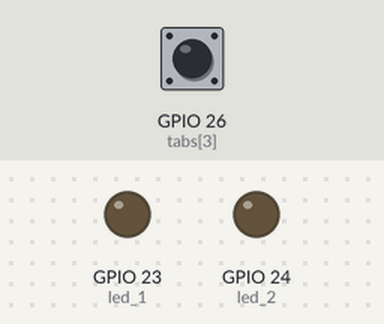
Recording of a program running on a simulated Raspberry Pi (BCM pin numbers). Parts: output pins drawn as LEDs (lit = HIGH). The test bench sets the inputs (shaded band); at power-on: GPIO 26 (tabs[3]) HIGH.

Above: at 1.2 s.
1.3 s: GPIO 26 (tabs[3]) pulled LOW for 0.15 s
At 2.1 s:
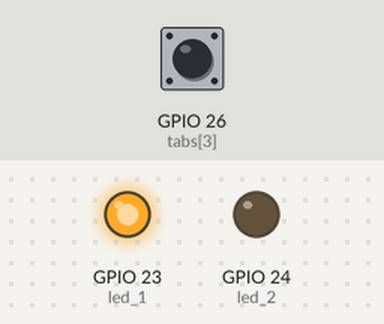
3.8 s: GPIO 26 (tabs[3]) pulled LOW for 3.2 s
At 8.6 s:
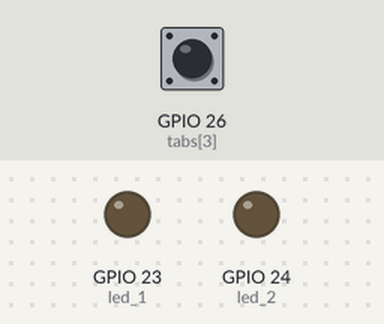
Timing chart, 0 to 10.1 s (numbered marks = the images above; inputs shaded):
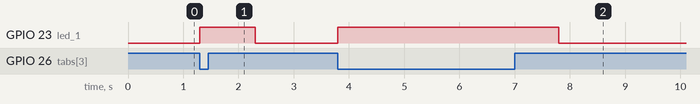

Measured:
- after the input at 1.3 s, GPIO 23 (led_1): LOW → HIGH at once, → LOW 1.0 s later
- after the input at 3.8 s, GPIO 23 (led_1): LOW → HIGH at once, → LOW 4.0 s later

The program:

leds.py
```python
import RPi.GPIO as GPIO
import time


led_1 = 23
led_2 = 24

GPIO.setmode(GPIO.BCM)
GPIO.setup(led_1, GPIO.OUT)
GPIO.setmode(GPIO.BCM)
GPIO.setup(led_2, GPIO.OUT)

def blink_led(led_pin, sleep_time):
    GPIO.output(led_pin, GPIO.HIGH)
    time.sleep(sleep_time)
    GPIO.output(led_pin, GPIO.LOW)

tabs = [6, 13, 19, 26]
for tab in tabs:
	GPIO.setup(tab, GPIO.IN)
	GPIO.setup(tab, GPIO.IN, pull_up_down=GPIO.PUD_UP)

while True:
	if GPIO.input(tabs[3]) == GPIO.LOW:
		blink_led(led_1, 1)
```
